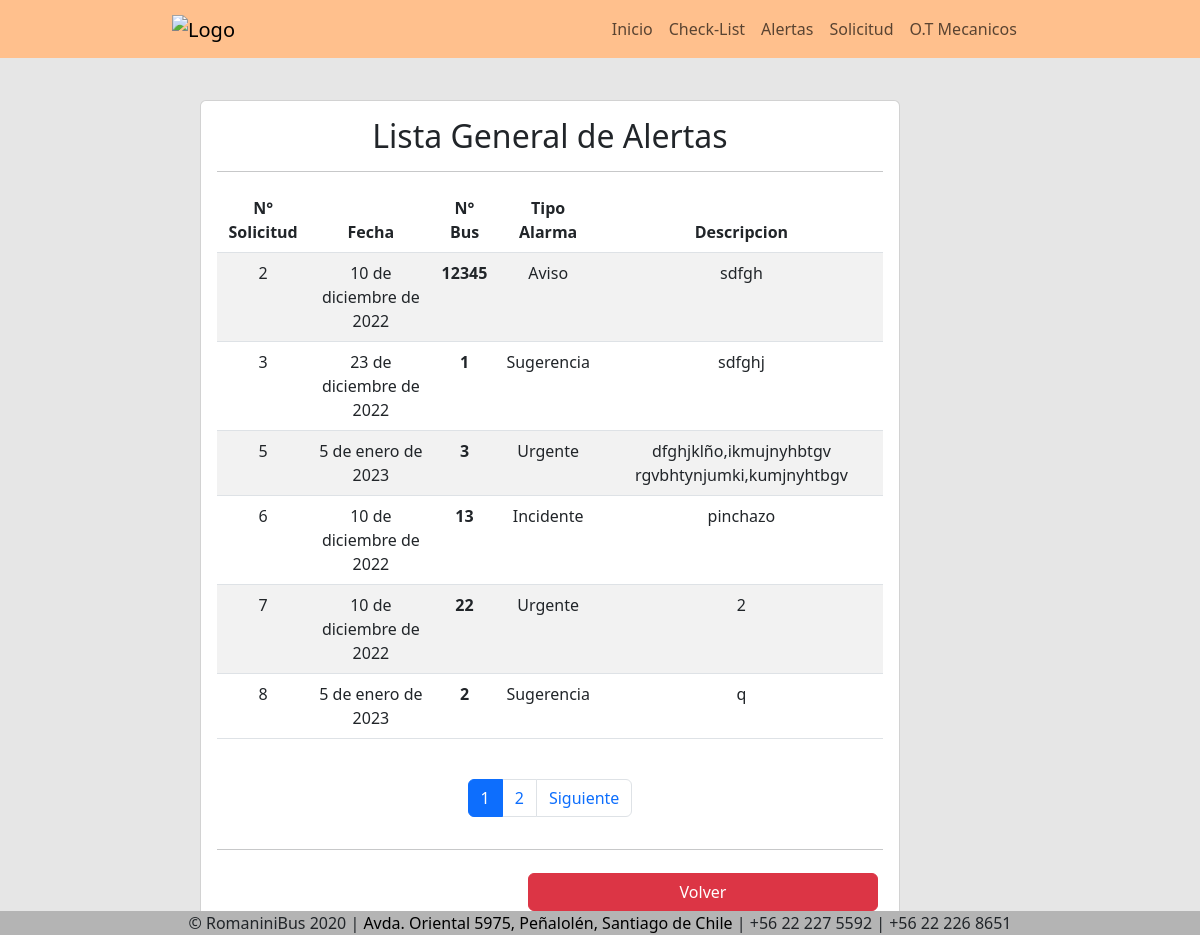
The app's page /listar_alerta/ with its own data.
### app/models.py (models this page shows, shortened)
class Alerta(models.Model):
    id_alerta = models.AutoField(primary_key=True)
    fecha = models.DateField()
    n_bus = models.IntegerField()
    tipo_alarma = models.IntegerField(choices=opciones_alerta)
    descripcion = models.TextField(max_length=200)

### app/views.py (the view)
# urls.py: path('listar_alerta/', listar_alerta, name="listar_alerta"),
def listar_alerta(request):
    alertas = Alerta.objects.all()
    page = request.GET.get('page', 1)
    try:
        paginator = Paginator(alertas, 6)
        alertas = paginator.page(page)
    except:
        raise Http404
    data = {
        'entity':alertas,
        'paginator':paginator
    }
    return render(request, 'alertas/listar_alerta.html', data)

### app/templates/alertas/listar_alerta.html (shortened to what this page needs)
{% extends 'base.html' %}
{% load static %}
{% block contenido %}
<div class="col-11 col-md-7 offset-md-2">
    <div class="card">
        <div class="card-body">
            <h3 class="h2">Lista General de Alertas</h3>
            <hr>
            <table class="table table-striped table-hover table-responsive-sm">
                <thead>
                <tr style="text-align: center;">
                    <th scope="col">N° Solicitud</th>
                    <th scope="col">Fecha</th>
                    <th scope="col">N° Bus</th>
                    <th scope="col">Tipo Alarma</th>
                    <th scope="col">Descripcion</th>
                </tr>
                </thead>
                <tbody>
                {% for a in entity %}
                <tr style="text-align: center;">
                    <td>{{ a.id_alerta }}</td>
                    <td>{{ a.fecha }}</td>
                    <th scope="col">{{ a.n_bus }}</th>
                    <td>{% if a.tipo_alarma == 0 %}
                        Aviso
                        {% elif a.tipo_alarma == 1 %}
                        Incidente
                        {% elif a.tipo_alarma == 2 %}
                        Sugerencia
                        {% elif a.tipo_alarma == 3 %}
                        Urgente
                        {% endif %}
                        </td>
                    <td>{{ a.descripcion }}</td>
                </tr>
                {% endfor %}
                </tbody>
            </table>
            <div>
                {% include 'paginator.html' %}
            </div>
            <hr>
            <div style="float: right;">
                <a class="btn btn-danger" href="{% url 'alertas' %}">Volver</a>
            </div>
        </div>
    </div>
</div>
{% endblock %}

### app/static/style.css (style rules this page uses)
body { background-color:rgb(230, 230, 230); }
.card { align-items: center; }
.btn { margin-left: 5px; margin-right: 5px; margin-top: 7px; margin-bottom: 7px; width: 350px; }
.h2 { align-items: center; display: flex; justify-content: center; }

### records on screen
Alerta: id_alerta "2", fecha "10 de diciembre de 2022", n_bus "12345", tipo_alarma "Aviso", descripcion "sdfgh"
Alerta: id_alerta "3", fecha "23 de diciembre de 2022", n_bus "1", tipo_alarma "Sugerencia", descripcion "sdfghj"
Alerta: id_alerta "5", fecha "5 de enero de 2023", n_bus "3", tipo_alarma "Urgente", descripcion "dfghjklño,ikmujnyhbtgv rgvbhtynjumki,kumjnyhtbgv"
Alerta: id_alerta "6", fecha "10 de diciembre de 2022", n_bus "13", tipo_alarma "Incidente", descripcion "pinchazo"
Alerta: id_alerta "7", fecha "10 de diciembre de 2022", n_bus "22", tipo_alarma "Urgente", descripcion "2"
Alerta: id_alerta "8", fecha "5 de enero de 2023", n_bus "2", tipo_alarma "Sugerencia", descripcion "q"

### other values on screen
{{ page }} "1" "2"
